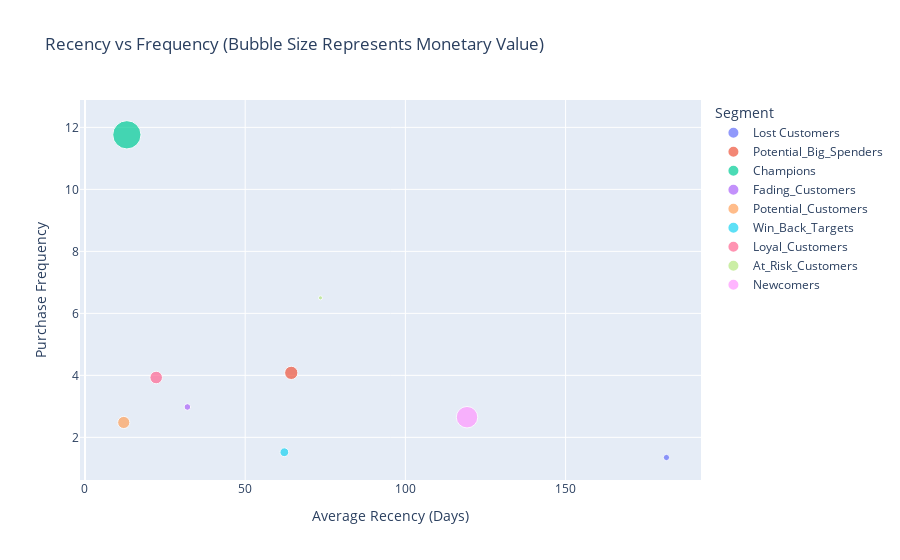

The notebook cell this image was saved under:
### Code cell
# Creating the second plot: Recency vs. Frequency with size representing Monetary
fig2 = px.scatter(rfm_summary, x="Recency", y="Frequency", size="Monetary", color="Segment",
                  title="Recency vs Frequency (Bubble Size Represents Monetary Value)",
                  labels={"Recency": "Average Recency (Days)", "Frequency": "Purchase Frequency"},
                  hover_name="Segment")
fig2.show()

### Figure 1 — Plotly figure (JSON) as saved in the notebook; plotly's stock layout.template omitted (floating-point values rounded to 4 significant figures)
{"data": [{"hovertemplate": "<b>%{hovertext}</b><br><br>Segment=Lost Customers<br>Average Recency (Days)=%{x}<br>Purchase Frequency=%{y}<br>Monetary=%{marker.size}<extra></extra>", "hovertext": ["Lost Customers"], "legendgroup": "Lost Customers", "marker": {"color": "#636efa", "size": [320.3], "sizemode": "area", "sizeref": 16.33, "symbol": "circle"}, "mode": "markers", "name": "Lost Customers", "orientation": "v", "showlegend": true, "type": "scatter", "x": [181.5], "xaxis": "x", "y": [1.35], "yaxis": "y"}, {"hovertemplate": "<b>%{hovertext}</b><br><br>Segment=Potential_Big_Spenders<br>Average Recency (Days)=%{x}<br>Purchase Frequency=%{y}<br>Monetary=%{marker.size}<extra></extra>", "hovertext": ["Potential_Big_Spenders"], "legendgroup": "Potential_Big_Spenders", "marker": {"color": "#EF553B", "size": [1439.0], "sizemode": "area", "sizeref": 16.33, "symbol": "circle"}, "mode": "markers", "name": "Potential_Big_Spenders", "orientation": "v", "showlegend": true, "type": "scatter", "x": [64.38], "xaxis": "x", "y": [4.08], "yaxis": "y"}, {"hovertemplate": "<b>%{hovertext}</b><br><br>Segment=Champions<br>Average Recency (Days)=%{x}<br>Purchase Frequency=%{y}<br>Monetary=%{marker.size}<extra></extra>", "hovertext": ["Champions"], "legendgroup": "Champions", "marker": {"color": "#00cc96", "size": [6531.0], "sizemode": "area", "sizeref": 16.33, "symbol": "circle"}, "mode": "markers", "name": "Champions", "orientation": "v", "showlegend": true, "type": "scatter", "x": [13.07], "xaxis": "x", "y": [11.76], "yaxis": "y"}, {"hovertemplate": "<b>%{hovertext}</b><br><br>Segment=Fading_Customers<br>Average Recency (Days)=%{x}<br>Purchase Frequency=%{y}<br>Monetary=%{marker.size}<extra></extra>", "hovertext": ["Fading_Customers"], "legendgroup": "Fading_Customers", "marker": {"color": "#ab63fa", "size": [353.9], "sizemode": "area", "sizeref": 16.33, "symbol": "circle"}, "mode": "markers", "name": "Fading_Customers", "orientation": "v", "showlegend": true, "type": "scatter", "x": [31.96], "xaxis": "x", "y": [2.98], "yaxis": "y"}, {"hovertemplate": "<b>%{hovertext}</b><br><br>Segment=Potential_Customers<br>Average Recency (Days)=%{x}<br>Purchase Frequency=%{y}<br>Monetary=%{marker.size}<extra></extra>", "hovertext": ["Potential_Customers"], "legendgroup": "Potential_Customers", "marker": {"color": "#FFA15A", "size": [1205.0], "sizemode": "area", "sizeref": 16.33, "symbol": "circle"}, "mode": "markers", "name": "Potential_Customers", "orientation": "v", "showlegend": true, "type": "scatter", "x": [12.1], "xaxis": "x", "y": [2.48], "yaxis": "y"}, {"hovertemplate": "<b>%{hovertext}</b><br><br>Segment=Win_Back_Targets<br>Average Recency (Days)=%{x}<br>Purchase Frequency=%{y}<br>Monetary=%{marker.size}<extra></extra>", "hovertext": ["Win_Back_Targets"], "legendgroup": "Win_Back_Targets", "marker": {"color": "#19d3f3", "size": [630.6], "sizemode": "area", "sizeref": 16.33, "symbol": "circle"}, "mode": "markers", "name": "Win_Back_Targets", "orientation": "v", "showlegend": true, "type": "scatter", "x": [62.22], "xaxis": "x", "y": [1.52], "yaxis": "y"}, {"hovertemplate": "<b>%{hovertext}</b><br><br>Segment=Loyal_Customers<br>Average Recency (Days)=%{x}<br>Purchase Frequency=%{y}<br>Monetary=%{marker.size}<extra></extra>", "hovertext": ["Loyal_Customers"], "legendgroup": "Loyal_Customers", "marker": {"color": "#FF6692", "size": [1287.0], "sizemode": "area", "sizeref": 16.33, "symbol": "circle"}, "mode": "markers", "name": "Loyal_Customers", "orientation": "v", "showlegend": true, "type": "scatter", "x": [22.22], "xaxis": "x", "y": [3.93], "yaxis": "y"}, {"hovertemplate": "<b>%{hovertext}</b><br><br>Segment=At_Risk_Customers<br>Average Recency (Days)=%{x}<br>Purchase Frequency=%{y}<br>Monetary=%{marker.size}<extra></extra>", "hovertext": ["At_Risk_Customers"], "legendgroup": "At_Risk_Customers", "marker": {"color": "#B6E880", "size": [135.6], "sizemode": "area", "sizeref": 16.33, "symbol": "circle"}, "mode": "markers", "name": "At_Risk_Customers", "orientation": "v", "showlegend": true, "type": "scatter", "x": [73.5], "xaxis": "x", "y": [6.5], "yaxis": "y"}, {"hovertemplate": "<b>%{hovertext}</b><br><br>Segment=Newcomers<br>Average Recency (Days)=%{x}<br>Purchase Frequency=%{y}<br>Monetary=%{marker.size}<extra></extra>", "hovertext": ["Newcomers"], "legendgroup": "Newcomers", "marker": {"color": "#FF97FF", "size": [3765.0], "sizemode": "area", "sizeref": 16.33, "symbol": "circle"}, "mode": "markers", "name": "Newcomers", "orientation": "v", "showlegend": true, "type": "scatter", "x": [119.2], "xaxis": "x", "y": [2.65], "yaxis": "y"}], "layout": {"legend": {"itemsizing": "constant", "title": {"text": "Segment"}, "tracegroupgap": 0}, "title": {"text": "Recency vs Frequency (Bubble Size Represents Monetary Value)"}, "xaxis": {"anchor": "y", "domain": [0, 1], "title": {"text": "Average Recency (Days)"}}, "yaxis": {"anchor": "x", "domain": [0, 1], "title": {"text": "Purchase Frequency"}}}}
